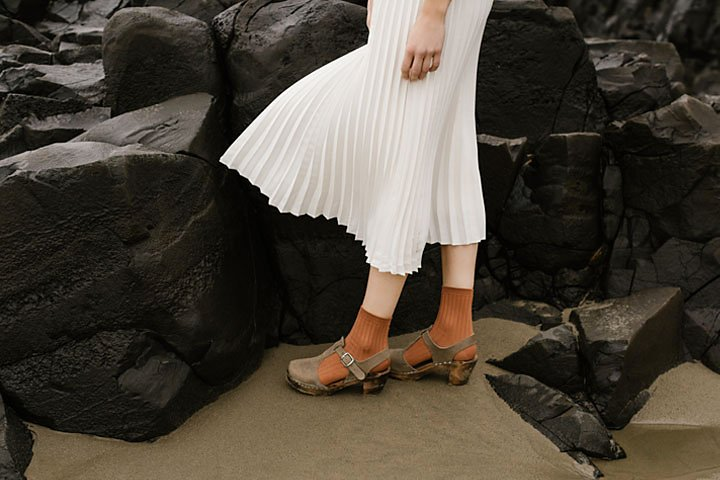
#> input picture Anwers/Question-2/highlights_and_shadows.jpg, 720 x 480 px
$ jupyter execute Question-2.ipynb
#> lines starting #> are read from the running program, lines starting #| are printed output that depends on the picture
Question 2

[cell 1]
import cv2
import numpy as np
import matplotlib.pyplot as plt

def solve_question_2(image_path, gamma=0.5):

#> called with image_path = 'highlights_and_shadows.jpg', gamma = 0.5
    img = cv2.imread(image_path)
#> img is the input picture: shape (480, 720, 3); mean B, G, R 58.1, 68.6, 75.7

    lab = cv2.cvtColor(img, cv2.COLOR_BGR2LAB)
#> lab: shape (480, 720, 3); mean of channels 0, 1, 2 71.3, 129.1, 135
    l, a, b = cv2.split(lab)
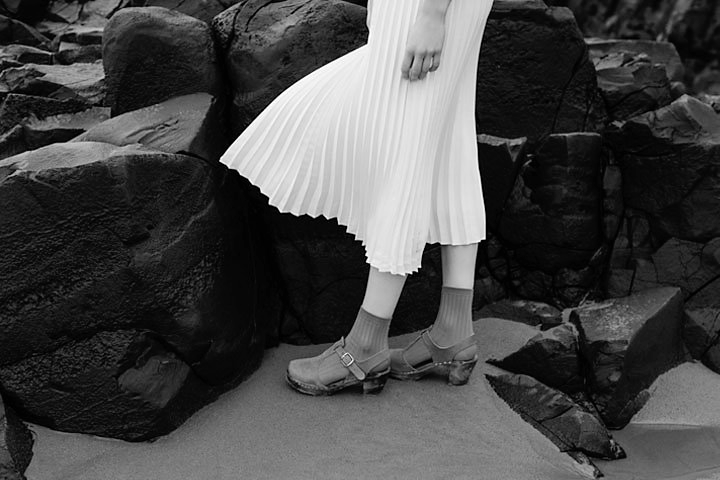
#> l: shape (480, 720); min 0, max 255, mean 71.3
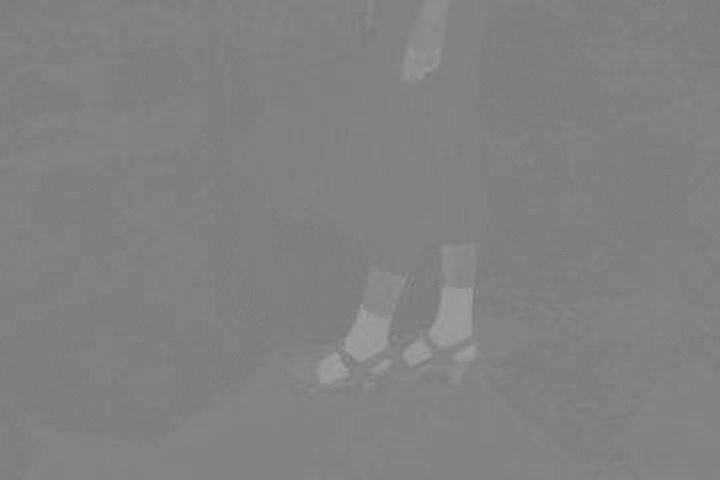
#> a: shape (480, 720); min 119, max 160, mean 129.1


    l_normalized = l / 255.0
    l_corrected_norm = np.power(l_normalized, gamma)
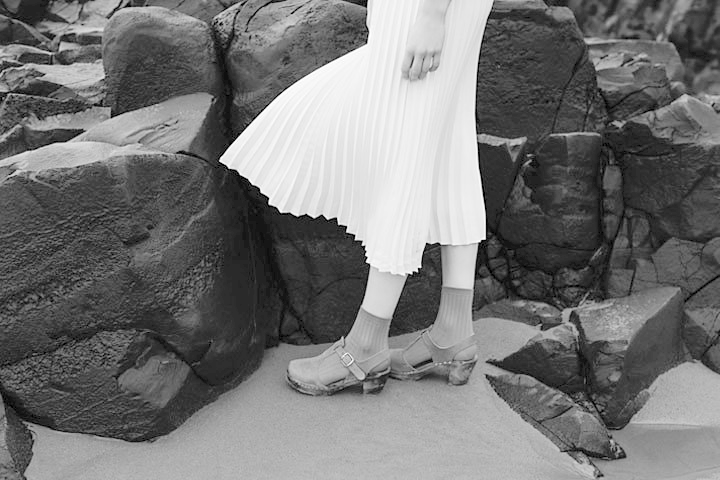
#> l_corrected_norm: shape (480, 720) float64; min 0, max 1, mean 0.462
    l_corrected = np.uint8(l_corrected_norm * 255)


    lab_res = cv2.merge([l_corrected, a, b])
#> lab_res: shape (480, 720, 3); mean of channels 0, 1, 2 117.3, 129.1, 135
    img_res = cv2.cvtColor(lab_res, cv2.COLOR_LAB2BGR)
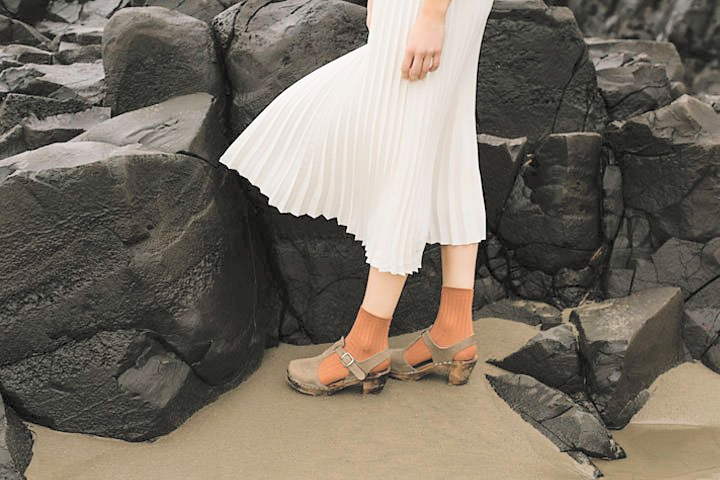
#> img_res: shape (480, 720, 3); mean B, G, R 100.2, 111.1, 118.8
    img_res_rgb = cv2.cvtColor(img_res, cv2.COLOR_BGR2RGB)


    fig, axes = plt.subplots(2, 2, figsize=(12, 10))

    # Original Image
    axes[0, 0].imshow(cv2.cvtColor(img, cv2.COLOR_BGR2RGB))
    axes[0, 0].set_title('Original Image')
    axes[0, 0].axis('off')

    # Corrected Image
    axes[0, 1].imshow(img_res_rgb)
    axes[0, 1].set_title(f'LAB Gamma Corrected (gamma={gamma})')
    axes[0, 1].axis('off')

    # Original Histogram (L Plane)
    axes[1, 0].hist(l.ravel(), 256, [0, 256], color='gray')
    axes[1, 0].set_title('Original L-Plane Histogram')

    # Corrected Histogram (L Plane)
    axes[1, 1].hist(l_corrected.ravel(), 256, [0, 256], color='blue')
    axes[1, 1].set_title('Corrected L-Plane Histogram')

    plt.tight_layout()
    plt.show()
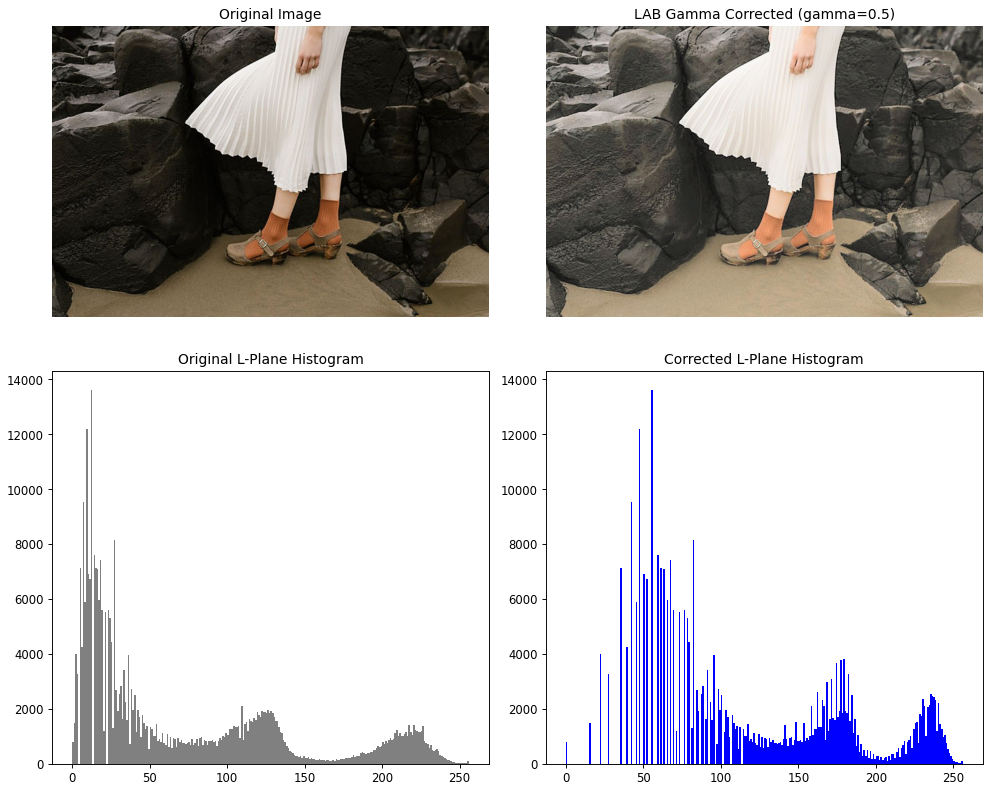
#> figure drawn by matplotlib, 4 panels; panel 3: tallest bar 13634 high, from x = 12 to 13; panel 4: tallest bar 13634 high, from x = 55 to 56


solve_question_2('highlights_and_shadows.jpg', gamma=0.5)
